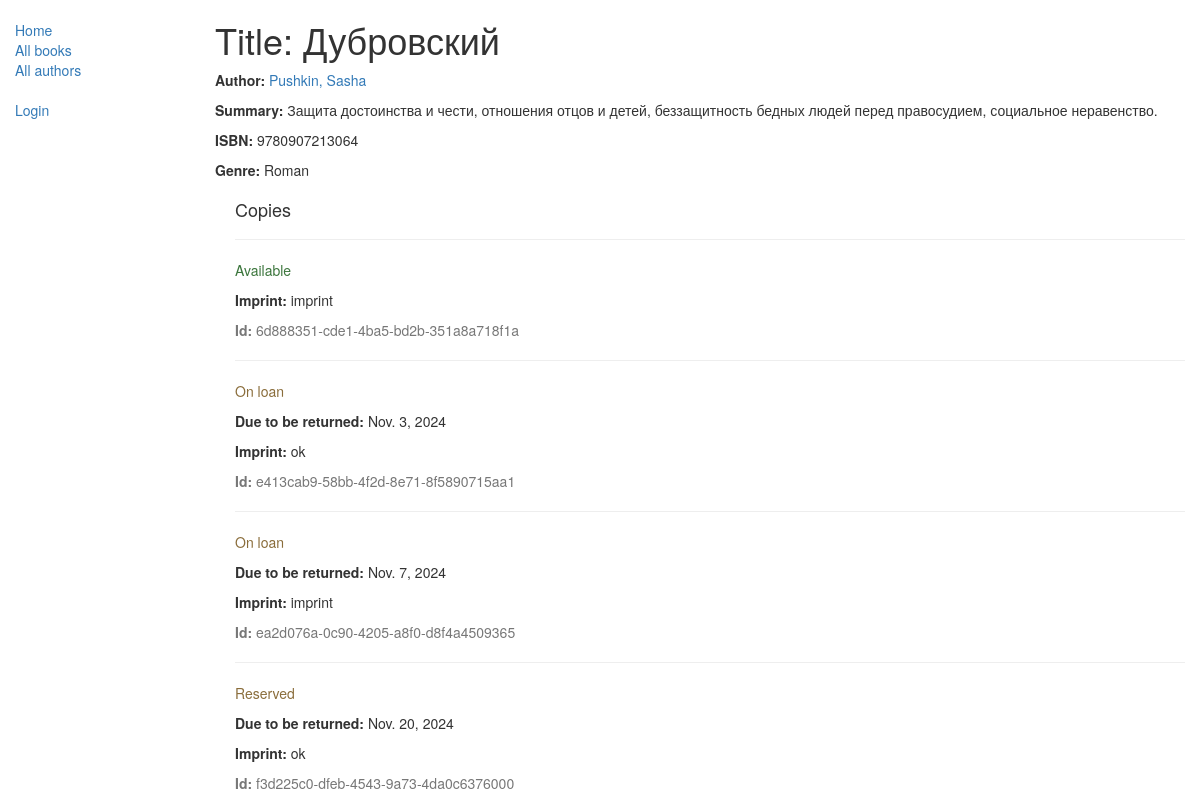
Before: /catalog/book/4 with the older database file.
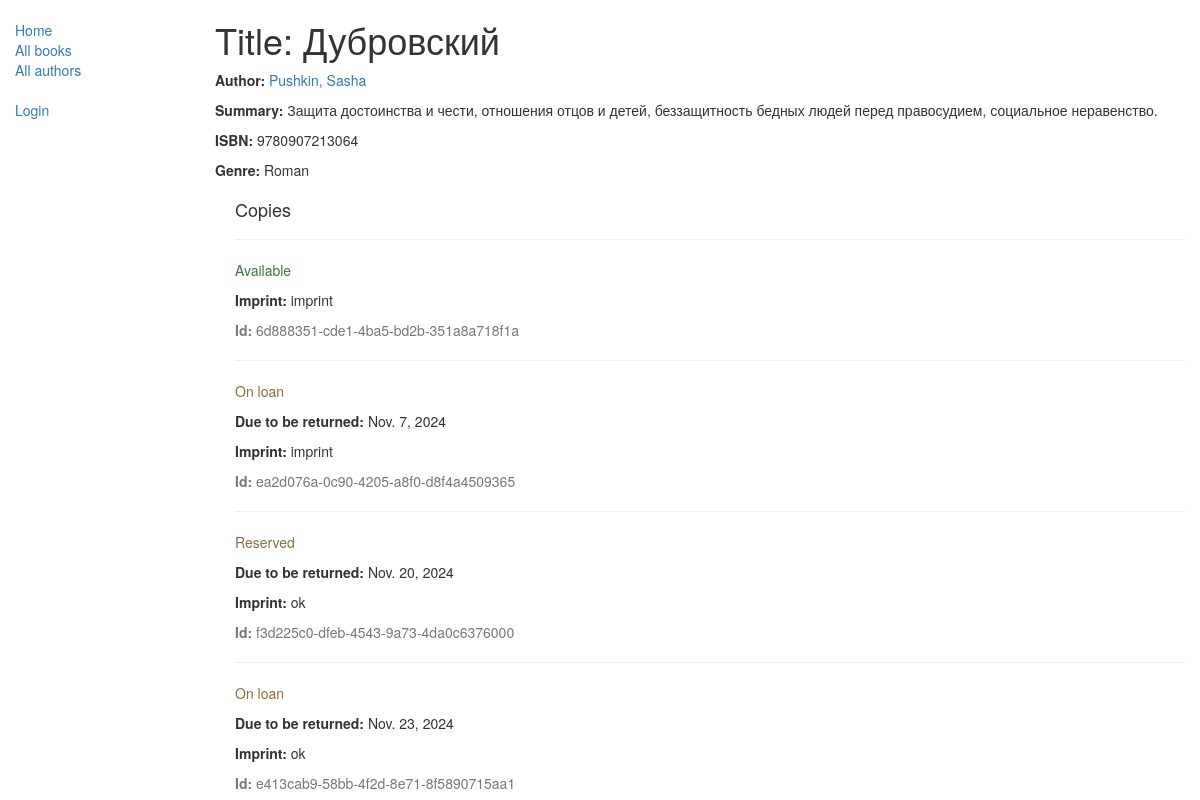
After: the same page with the newer database file.
### catalog/models.py (models this page shows, shortened)
class Genre(models.Model):
    name = models.CharField(max_length=200, help_text="Enter a book genre (e.g. Science Fiction, French Poetry etc.)")
    def __str__(self):
        return self.name

class BookInstance(models.Model):
    id = models.UUIDField(primary_key=True, default=uuid.uuid4, help_text="Unique ID for this particular book across whole library")
    book = models.ForeignKey('Book', on_delete=models.SET_NULL, null=True)
    imprint = models.CharField(max_length=200)
    due_back = models.DateField(null=True, blank=True)
    borrower = models.ForeignKey(User, on_delete=models.SET_NULL, null=True, blank=True)
    LOAN_STATUS = (
        ('m', 'Maintenance'),
        ('o', 'On loan'),
        ('a', 'Available'),
        ('r', 'Reserved'),
    )
    status = models.CharField(max_length=1, choices=LOAN_STATUS, blank=True, default='m', help_text='Book availability')
    class Meta:
        ordering = ["due_back"]
        permissions = (("can_mark_returned", "Set book as returned"),)

### catalog/views.py (the view)
# urls.py: path('book/<int:pk>', views.BookDetailView.as_view(), name='book-detail'),
class BookDetailView(generic.DetailView):
    model = Book

### catalog/models.py (called while the page is built)
    def __str__(self):
        return '%s, %s' % (self.last_name, self.first_name)

### catalog/templates/catalog/book_detail.html (shortened to what this page needs)
{% extends "base_generic.html" %}
{% block content %}
  <h1>Title: {{ book.title }}</h1>
  <p><strong>Author:</strong> <a href="{% url 'author-detail' book.author.pk %}">{{ book.author }}</a></p>
  <p><strong>Summary:</strong> {{ book.summary }}</p>
  <p><strong>ISBN:</strong> {{ book.isbn }}</p>
  <p><strong>Genre:</strong> {% for genre in book.genre.all %} {{ genre }}{% if not forloop.last %}, {% endif %}{% endfor %}</p>
  <div style="margin-left:20px;margin-top:20px">
    <h4>Copies</h4>
    {% for copy in book.bookinstance_set.all %}
    <hr>
    <p
      class="{% if copy.status == 'a' %}text-success{% elif copy.status == 'd' %}text-danger
      {% else %}text-warning{% endif %}"
    >
      {{ copy.get_status_display }}
    </p>
    {% if copy.status != 'a' %}<p><strong>Due to be returned:</strong> {{copy.due_back}}</p>{% endif %}
    <p><strong>Imprint:</strong> {{copy.imprint}}</p>
    <p class="text-muted"><strong>Id:</strong> {{copy.id}}</p>
    {% endfor %}
  </div>
{% endblock %}

Changed rows visible on the page:
changed BookInstance "e413cab9-58bb-4f2d-8e71-8f5890715aa1": due_back "Nov. 3, 2024" → "Nov. 23, 2024"; moves down the list
